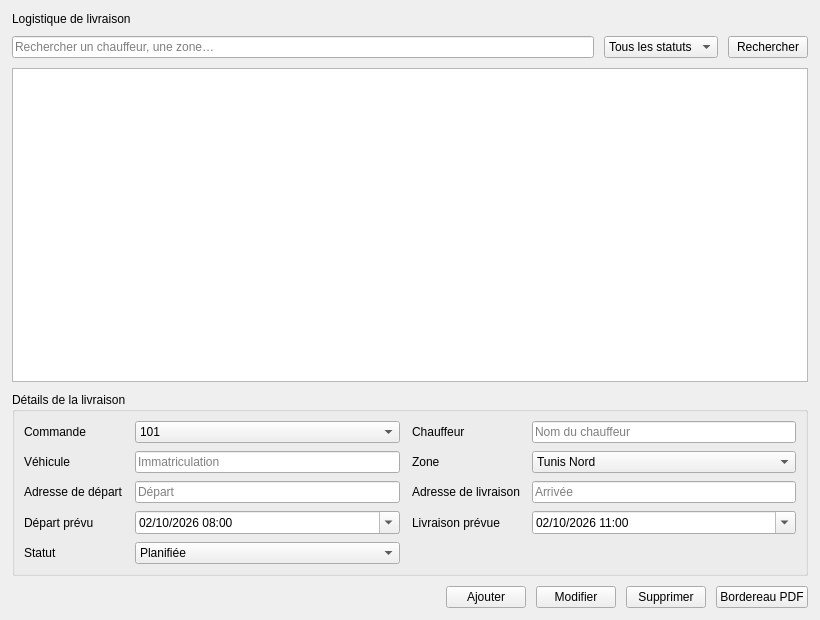
<?xml version="1.0" encoding="UTF-8"?>
<ui version="4.0">
 <class>Livraisons</class>
 <widget class="QWidget" name="Livraisons">
  <property name="geometry"><rect><x>0</x><y>0</y><width>820</width><height>620</height></rect></property>
  <layout class="QVBoxLayout" name="verticalLayout" stretch="0,0,1,0,0">
   <property name="spacing"><number>10</number></property><property name="leftMargin"><number>12</number></property><property name="topMargin"><number>12</number></property><property name="rightMargin"><number>12</number></property><property name="bottomMargin"><number>12</number></property><item><widget class="QLabel" name="labelTitre"><property name="text"><string>Logistique de livraison</string></property></widget></item><item><layout class="QHBoxLayout" name="layoutRecherche"><item><widget class="QLineEdit" name="lineEditRecherche"><property name="placeholderText"><string>Rechercher un chauffeur, une zone…</string></property></widget></item><item><widget class="QComboBox" name="comboFiltreStatut"><item><property name="text"><string>Tous les statuts</string></property></item><item><property name="text"><string>Planifiée</string></property></item><item><property name="text"><string>En cours</string></property></item><item><property name="text"><string>Livrée</string></property></item><item><property name="text"><string>Retardée</string></property></item><item><property name="text"><string>Échouée</string></property></item></widget></item><item><widget class="QPushButton" name="btnRechercher"><property name="text"><string>Rechercher</string></property></widget></item></layout></item><item><widget class="QTableView" name="tableView"><property name="alternatingRowColors"><bool>true</bool></property><property name="selectionBehavior"><enum>QAbstractItemView::SelectRows</enum></property><property name="editTriggers"><set>QAbstractItemView::NoEditTriggers</set></property><attribute name="verticalHeaderVisible"><bool>false</bool></attribute><attribute name="horizontalHeaderStretchLastSection"><bool>true</bool></attribute></widget></item><item><widget class="QGroupBox" name="groupDetails"><property name="title"><string>Détails de la livraison</string></property><layout class="QGridLayout" name="gridDetails"><property name="horizontalSpacing"><number>12</number></property><property name="verticalSpacing"><number>8</number></property><item row="0" column="0"><widget class="QLabel" name="l1"><property name="text"><string>Commande</string></property></widget></item><item row="0" column="1"><widget class="QComboBox" name="comboCommande"><item><property name="text"><string>101</string></property></item><item><property name="text"><string>102</string></property></item><item><property name="text"><string>103</string></property></item><item><property name="text"><string>104</string></property></item></widget></item><item row="0" column="2"><widget class="QLabel" name="l2"><property name="text"><string>Chauffeur</string></property></widget></item><item row="0" column="3"><widget class="QLineEdit" name="lineEditChauffeur"><property name="placeholderText"><string>Nom du chauffeur</string></property></widget></item><item row="1" column="0"><widget class="QLabel" name="l3"><property name="text"><string>Véhicule</string></property></widget></item><item row="1" column="1"><widget class="QLineEdit" name="lineEditVehicule"><property name="placeholderText"><string>Immatriculation</string></property></widget></item><item row="1" column="2"><widget class="QLabel" name="l4"><property name="text"><string>Zone</string></property></widget></item><item row="1" column="3"><widget class="QComboBox" name="comboZone"><item><property name="text"><string>Tunis Nord</string></property></item><item><property name="text"><string>Ariana</string></property></item><item><property name="text"><string>Ben Arous</string></property></item><item><property name="text"><string>La Marsa</string></property></item></widget></item><item row="2" column="0"><widget class="QLabel" name="l5"><property name="text"><string>Adresse de départ</string></property></widget></item><item row="2" column="1"><widget class="QLineEdit" name="lineEditDepart"><property name="placeholderText"><string>Départ</string></property></widget></item><item row="2" column="2"><widget class="QLabel" name="l6"><property name="text"><string>Adresse de livraison</string></property></widget></item><item row="2" column="3"><widget class="QLineEdit" name="lineEditArrivee"><property name="placeholderText"><string>Arrivée</string></property></widget></item><item row="3" column="0"><widget class="QLabel" name="l7"><property name="text"><string>Départ prévu</string></property></widget></item><item row="3" column="1"><widget class="QDateTimeEdit" name="dateTimeEditDepart"><property name="displayFormat"><string>dd/MM/yyyy HH:mm</string></property><property name="calendarPopup"><bool>true</bool></property><property name="dateTime"><datetime><hour>8</hour><minute>0</minute><second>0</second><year>2026</year><month>10</month><day>2</day></datetime></property></widget></item><item row="3" column="2"><widget class="QLabel" name="l8"><property name="text"><string>Livraison prévue</string></property></widget></item><item row="3" column="3"><widget class="QDateTimeEdit" name="dateTimeEditArrivee"><property name="displayFormat"><string>dd/MM/yyyy HH:mm</string></property><property name="calendarPopup"><bool>true</bool></property><property name="dateTime"><datetime><hour>11</hour><minute>0</minute><second>0</second><year>2026</year><month>10</month><day>2</day></datetime></property></widget></item><item row="4" column="0"><widget class="QLabel" name="l9"><property name="text"><string>Statut</string></property></widget></item><item row="4" column="1"><widget class="QComboBox" name="comboStatut"><item><property name="text"><string>Planifiée</string></property></item><item><property name="text"><string>En cours</string></property></item><item><property name="text"><string>Livrée</string></property></item><item><property name="text"><string>Retardée</string></property></item><item><property name="text"><string>Échouée</string></property></item></widget></item></layout></widget></item><item><layout class="QHBoxLayout" name="layoutBoutons"><item><spacer name="spacerBoutons"><property name="orientation"><enum>Qt::Horizontal</enum></property><property name="sizeHint" stdset="0"><size><width>40</width><height>20</height></size></property></spacer></item><item><widget class="QPushButton" name="btnAjouter"><property name="text"><string>Ajouter</string></property></widget></item><item><widget class="QPushButton" name="btnModifier"><property name="text"><string>Modifier</string></property></widget></item><item><widget class="QPushButton" name="btnSupprimer"><property name="text"><string>Supprimer</string></property></widget></item><item><widget class="QPushButton" name="btnPdf"><property name="text"><string>Bordereau PDF</string></property></widget></item></layout></item>
  </layout>
 </widget>
 <resources/>
 <connections/>
</ui>
